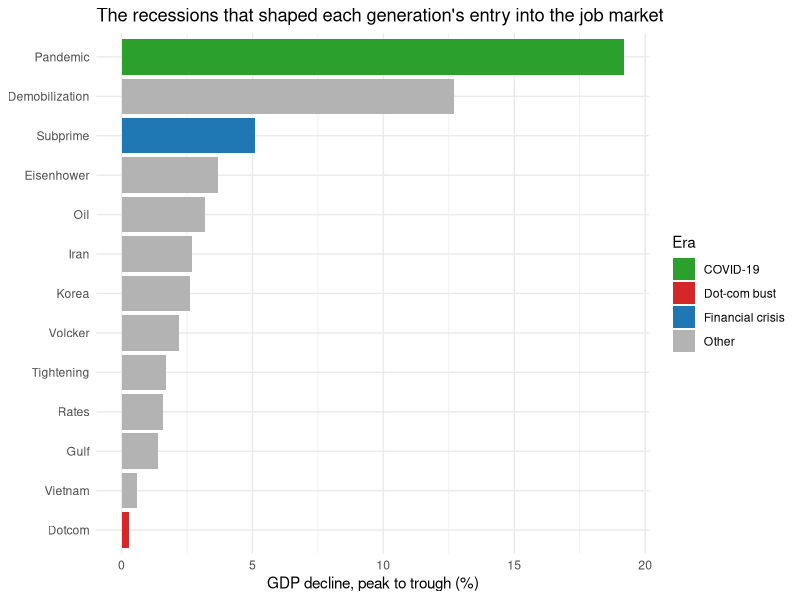

Here is the R script that generated this plot:
## ---- chunk 1
#| label: fig-recessions
#| message: false
#| fig-cap: "GDP decline by US recession since 1945, faceted by generation at career-entry age"
#| fig-height: 7
library(dplyr)
library(readr)
library(ggplot2)
library(forcats)

recessions <- read_csv("data/recessions_clean.csv") |>
  mutate(generation = factor(generation, levels = c(
    "Greatest Generation", "Silent Generation", "Baby Boomers",
    "Generation X", "Millennials", "Generation Z"
  )))

ggplot(recessions, 
  aes(
    x = fct_reorder(name, gdp_decline_pct), 
    y = gdp_decline_pct, fill = era)) +
  geom_col() +
  coord_flip() +
  # facet_wrap(~ generation, scales = "free_y") +
  scale_fill_manual(values = c(
    "Dot-com bust" = "#d62728", "Financial crisis" = "#1f77b4",
    "COVID-19" = "#2ca02c", "Other" = "grey70"
  )) +
  labs(
    x = NULL, 
    y = "GDP decline, peak to trough (%)", 
    fill = "Era",
    title = "The recessions that shaped each generation's entry into the job market"
  ) +
  theme_minimal() +
  theme(strip.text = element_text(face = "bold"))
